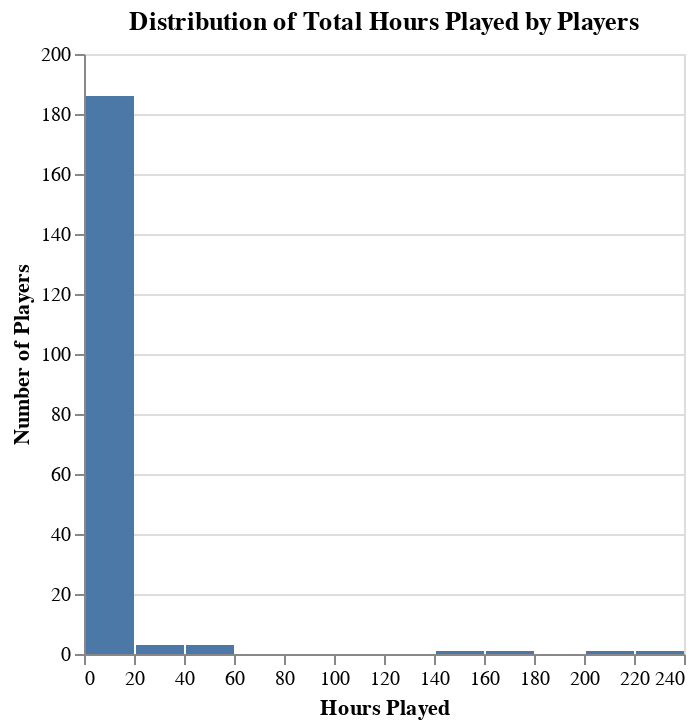

Notebook code cell kept with this figure:
### Markdown cell above
**Insight Gained From Plot**: This bar chart displays the total hours played aggregated by player age. The data shows that the 15-25 age range accounts for the majority of total gameplay hours, with peak contributions around ages 18-20. While the server attracts players across a broad age spectrum (9-91 years), engagement is heavily concentrated in the young adult demographic. The steep decline after age 25 indicates that older players contribute substantially less total gameplay time.

### Code cell
hours_distribution_plot = alt.Chart(players_d).mark_bar().encode(
    x=alt.X("played_hours:Q")
        .bin(maxbins=20)
        .title("Hours Played"),
    y=alt.Y("count()")
        .title("Number of Players")
).properties(
    title="Distribution of Total Hours Played by Players"
)

hours_distribution_plot

### Figure 1 — Vega-Lite specification as saved in the notebook (floating-point values rounded to 4 significant figures; data arrays with more than 128 entries replaced by an {"elided": "..."} marker saying what was removed)
{"config": {"view": {"continuousWidth": 300, "continuousHeight": 300}}, "data": {"name": "data-9c097c072b4afd6f62d958c4c77c2454"}, "mark": {"type": "bar"}, "encoding": {"x": {"bin": {"maxbins": 20}, "field": "played_hours", "title": "Hours Played", "type": "quantitative"}, "y": {"aggregate": "count", "title": "Number of Players", "type": "quantitative"}}, "title": "Distribution of Total Hours Played by Players", "$schema": "https://vega.github.io/schema/vega-lite/v5.20.1.json", "datasets": {"data-9c097c072b4afd6f62d958c4c77c2454": {"elided": "196 records"}}}
